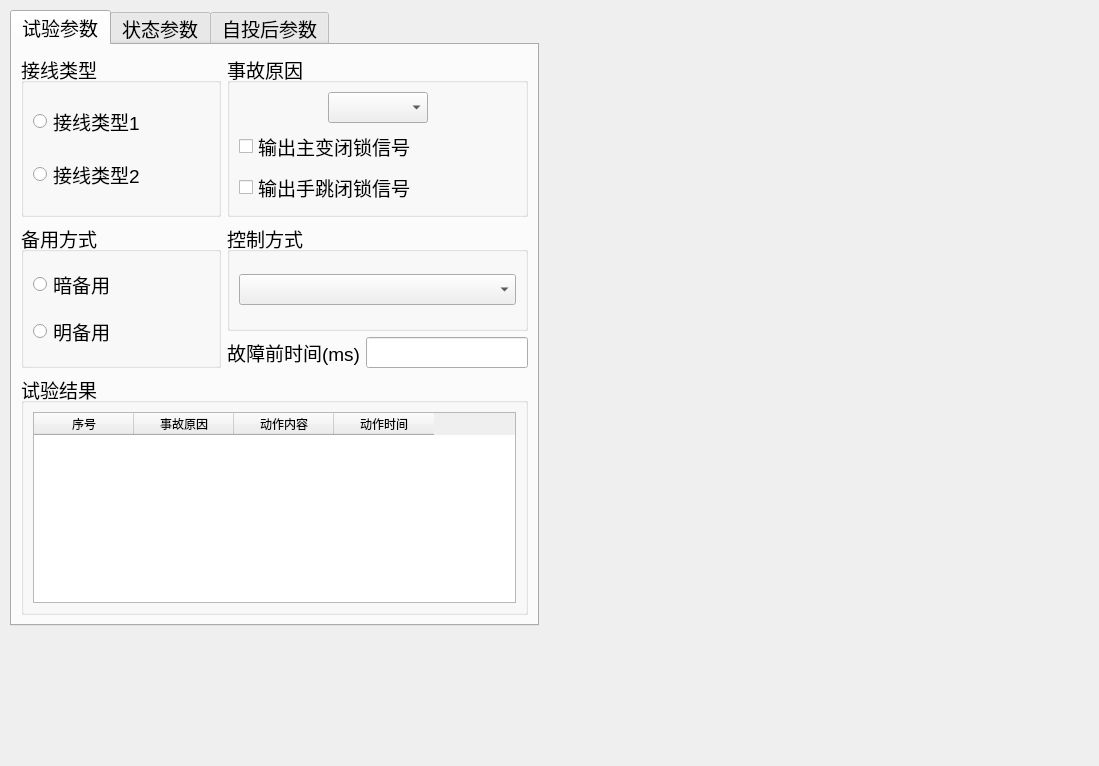
<?xml version="1.0" encoding="UTF-8"?>
<ui version="4.0">
 <class>ui_019</class>
 <widget class="QWidget" name="ui_019">
  <property name="geometry">
   <rect>
    <x>0</x>
    <y>0</y>
    <width>1099</width>
    <height>766</height>
   </rect>
  </property>
  <property name="windowTitle">
   <string>Form</string>
  </property>
  <widget class="QTabWidget" name="tabWidget">
   <property name="geometry">
    <rect>
     <x>10</x>
     <y>10</y>
     <width>529</width>
     <height>616</height>
    </rect>
   </property>
   <property name="font">
    <font>
     <pointsize>14</pointsize>
    </font>
   </property>
   <property name="currentIndex">
    <number>0</number>
   </property>
   <widget class="QWidget" name="tab_sycs">
    <attribute name="title">
     <string>试验参数</string>
    </attribute>
    <layout class="QVBoxLayout" name="verticalLayout_5" stretch="3,3,5">
     <item>
      <layout class="QHBoxLayout" name="horizontalLayout_4" stretch="2,3">
       <item>
        <widget class="QGroupBox" name="groupBox">
         <property name="title">
          <string>接线类型</string>
         </property>
         <layout class="QVBoxLayout" name="verticalLayout">
          <item>
           <widget class="QRadioButton" name="radioButton">
            <property name="text">
             <string>接线类型1</string>
            </property>
           </widget>
          </item>
          <item>
           <widget class="QRadioButton" name="radioButton_2">
            <property name="text">
             <string>接线类型2</string>
            </property>
           </widget>
          </item>
         </layout>
        </widget>
       </item>
       <item>
        <widget class="QGroupBox" name="groupBox_2">
         <property name="title">
          <string>事故原因</string>
         </property>
         <layout class="QVBoxLayout" name="verticalLayout_2">
          <item>
           <layout class="QHBoxLayout" name="horizontalLayout">
            <item>
             <spacer name="horizontalSpacer">
              <property name="orientation">
               <enum>Qt::Horizontal</enum>
              </property>
              <property name="sizeHint" stdset="0">
               <size>
                <width>40</width>
                <height>20</height>
               </size>
              </property>
             </spacer>
            </item>
            <item>
             <widget class="QComboBox" name="comboBox"/>
            </item>
            <item>
             <spacer name="horizontalSpacer_2">
              <property name="orientation">
               <enum>Qt::Horizontal</enum>
              </property>
              <property name="sizeHint" stdset="0">
               <size>
                <width>40</width>
                <height>20</height>
               </size>
              </property>
             </spacer>
            </item>
           </layout>
          </item>
          <item>
           <widget class="QCheckBox" name="checkBox">
            <property name="text">
             <string>输出主变闭锁信号</string>
            </property>
           </widget>
          </item>
          <item>
           <widget class="QCheckBox" name="checkBox_2">
            <property name="text">
             <string>输出手跳闭锁信号</string>
            </property>
           </widget>
          </item>
         </layout>
        </widget>
       </item>
      </layout>
     </item>
     <item>
      <layout class="QHBoxLayout" name="horizontalLayout_5" stretch="2,3">
       <item>
        <widget class="QGroupBox" name="groupBox_3">
         <property name="title">
          <string>备用方式</string>
         </property>
         <layout class="QVBoxLayout" name="verticalLayout_3">
          <item>
           <widget class="QRadioButton" name="radioButton_3">
            <property name="text">
             <string>暗备用</string>
            </property>
           </widget>
          </item>
          <item>
           <widget class="QRadioButton" name="radioButton_4">
            <property name="text">
             <string>明备用</string>
            </property>
           </widget>
          </item>
         </layout>
        </widget>
       </item>
       <item>
        <layout class="QVBoxLayout" name="verticalLayout_4">
         <item>
          <widget class="QGroupBox" name="groupBox_4">
           <property name="title">
            <string>控制方式</string>
           </property>
           <layout class="QHBoxLayout" name="horizontalLayout_2">
            <item>
             <widget class="QComboBox" name="comboBox_2"/>
            </item>
           </layout>
          </widget>
         </item>
         <item>
          <layout class="QHBoxLayout" name="horizontalLayout_3">
           <item>
            <widget class="QLabel" name="label">
             <property name="text">
              <string>故障前时间(ms)</string>
             </property>
            </widget>
           </item>
           <item>
            <widget class="QLineEdit" name="lineEdit"/>
           </item>
          </layout>
         </item>
        </layout>
       </item>
      </layout>
     </item>
     <item>
      <widget class="QGroupBox" name="groupBox_5">
       <property name="title">
        <string>试验结果</string>
       </property>
       <layout class="QHBoxLayout" name="horizontalLayout_6">
        <item>
         <widget class="QTableWidget" name="tb_syjg">
          <attribute name="verticalHeaderVisible">
           <bool>false</bool>
          </attribute>
          <column>
           <property name="text">
            <string>序号</string>
           </property>
          </column>
          <column>
           <property name="text">
            <string>事故原因</string>
           </property>
          </column>
          <column>
           <property name="text">
            <string>动作内容</string>
           </property>
          </column>
          <column>
           <property name="text">
            <string>动作时间</string>
           </property>
          </column>
         </widget>
        </item>
       </layout>
      </widget>
     </item>
    </layout>
   </widget>
   <widget class="QWidget" name="tab_ztcs">
    <attribute name="title">
     <string>状态参数</string>
    </attribute>
    <layout class="QVBoxLayout" name="verticalLayout_6" stretch="4,4,1">
     <item>
      <widget class="QGroupBox" name="groupBox_6">
       <property name="title">
        <string>电压设置</string>
       </property>
       <layout class="QHBoxLayout" name="horizontalLayout_7">
        <item>
         <widget class="QTableWidget" name="tb_dysz">
          <property name="rowCount">
           <number>6</number>
          </property>
          <attribute name="verticalHeaderVisible">
           <bool>false</bool>
          </attribute>
          <row/>
          <row/>
          <row/>
          <row/>
          <row/>
          <row/>
          <column>
           <property name="text">
            <string/>
           </property>
          </column>
          <column>
           <property name="text">
            <string>有压电压</string>
           </property>
          </column>
          <column>
           <property name="text">
            <string>相位</string>
           </property>
          </column>
          <column>
           <property name="text">
            <string>无压电压</string>
           </property>
          </column>
          <column>
           <property name="text">
            <string>相位</string>
           </property>
          </column>
          <item row="0" column="0">
           <property name="text">
            <string>UA</string>
           </property>
          </item>
          <item row="1" column="0">
           <property name="text">
            <string>UB</string>
           </property>
          </item>
          <item row="2" column="0">
           <property name="text">
            <string>UC</string>
           </property>
          </item>
          <item row="3" column="0">
           <property name="text">
            <string>Ua</string>
           </property>
          </item>
          <item row="4" column="0">
           <property name="text">
            <string>Ub</string>
           </property>
          </item>
          <item row="5" column="0">
           <property name="text">
            <string>Uc</string>
           </property>
          </item>
         </widget>
        </item>
       </layout>
      </widget>
     </item>
     <item>
      <widget class="QGroupBox" name="groupBox_7">
       <property name="title">
        <string>电流设置</string>
       </property>
       <layout class="QHBoxLayout" name="horizontalLayout_8">
        <item>
         <widget class="QTableWidget" name="tb_dlsz">
          <property name="rowCount">
           <number>6</number>
          </property>
          <attribute name="verticalHeaderVisible">
           <bool>false</bool>
          </attribute>
          <row/>
          <row/>
          <row/>
          <row/>
          <row/>
          <row/>
          <column>
           <property name="text">
            <string/>
           </property>
          </column>
          <column>
           <property name="text">
            <string>有流电流</string>
           </property>
          </column>
          <column>
           <property name="text">
            <string>相位</string>
           </property>
          </column>
          <column>
           <property name="text">
            <string>无流电流</string>
           </property>
          </column>
          <column>
           <property name="text">
            <string>相位</string>
           </property>
          </column>
          <item row="0" column="0">
           <property name="text">
            <string>IA</string>
           </property>
          </item>
          <item row="1" column="0">
           <property name="text">
            <string>IB</string>
           </property>
          </item>
          <item row="2" column="0">
           <property name="text">
            <string>IC</string>
           </property>
          </item>
          <item row="3" column="0">
           <property name="text">
            <string>Ia</string>
           </property>
          </item>
          <item row="4" column="0">
           <property name="text">
            <string>Ib</string>
           </property>
          </item>
          <item row="5" column="0">
           <property name="text">
            <string>Ic</string>
           </property>
          </item>
         </widget>
        </item>
       </layout>
      </widget>
     </item>
     <item>
      <layout class="QHBoxLayout" name="horizontalLayout_11" stretch="3,2">
       <item>
        <widget class="QGroupBox" name="groupBox_8">
         <property name="title">
          <string>时间设置</string>
         </property>
         <layout class="QHBoxLayout" name="horizontalLayout_9">
          <item>
           <widget class="QLabel" name="label_2">
            <property name="text">
             <string>开入去抖时间(ms)</string>
            </property>
           </widget>
          </item>
          <item>
           <widget class="QLineEdit" name="lineEdit_2"/>
          </item>
         </layout>
        </widget>
       </item>
       <item>
        <widget class="QGroupBox" name="groupBox_9">
         <property name="title">
          <string>输出逻辑</string>
         </property>
         <layout class="QHBoxLayout" name="horizontalLayout_10">
          <item>
           <widget class="QComboBox" name="comboBox_3"/>
          </item>
         </layout>
        </widget>
       </item>
      </layout>
     </item>
    </layout>
   </widget>
   <widget class="QWidget" name="tab_zthcs">
    <attribute name="title">
     <string>自投后参数</string>
    </attribute>
    <layout class="QVBoxLayout" name="verticalLayout_7" stretch="1,1">
     <item>
      <widget class="QGroupBox" name="groupBox_10">
       <property name="title">
        <string>自投后电流设置</string>
       </property>
       <layout class="QHBoxLayout" name="horizontalLayout_12">
        <item>
         <widget class="QTableWidget" name="tb_zthcs_1">
          <property name="rowCount">
           <number>6</number>
          </property>
          <attribute name="verticalHeaderVisible">
           <bool>false</bool>
          </attribute>
          <row/>
          <row/>
          <row/>
          <row/>
          <row/>
          <row/>
          <column>
           <property name="text">
            <string/>
           </property>
          </column>
          <column>
           <property name="text">
            <string>自投后有流电流(A)</string>
           </property>
          </column>
          <column>
           <property name="text">
            <string>相位(°)</string>
           </property>
          </column>
          <item row="0" column="0">
           <property name="text">
            <string>IA</string>
           </property>
          </item>
          <item row="1" column="0">
           <property name="text">
            <string>IB</string>
           </property>
          </item>
          <item row="2" column="0">
           <property name="text">
            <string>IC</string>
           </property>
          </item>
          <item row="3" column="0">
           <property name="text">
            <string>Ia</string>
           </property>
          </item>
          <item row="4" column="0">
           <property name="text">
            <string>Ib</string>
           </property>
          </item>
          <item row="5" column="0">
           <property name="text">
            <string>Ic</string>
           </property>
          </item>
         </widget>
        </item>
       </layout>
      </widget>
     </item>
     <item>
      <spacer name="verticalSpacer">
       <property name="orientation">
        <enum>Qt::Vertical</enum>
       </property>
       <property name="sizeHint" stdset="0">
        <size>
         <width>20</width>
         <height>274</height>
        </size>
       </property>
      </spacer>
     </item>
    </layout>
   </widget>
  </widget>
 </widget>
 <resources/>
 <connections/>
</ui>
